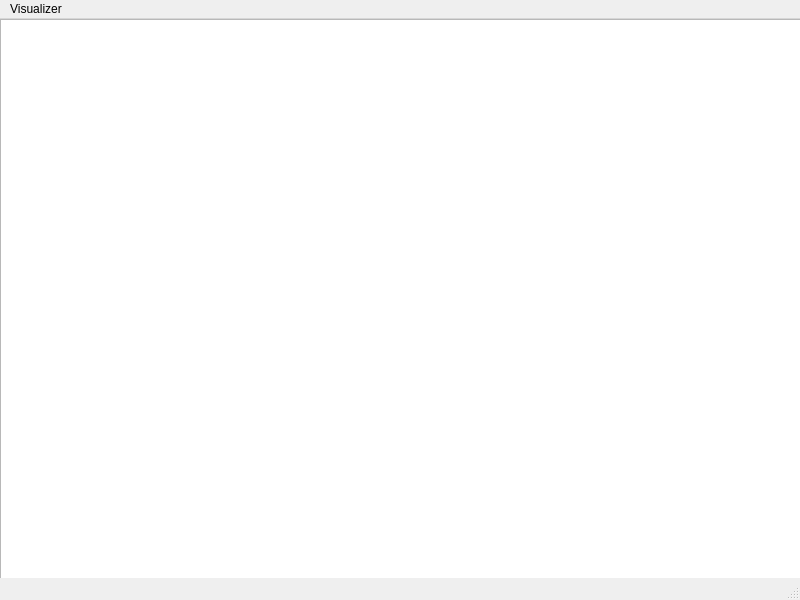
<?xml version="1.0" encoding="UTF-8"?>
<ui version="4.0">
 <class>MainWindow</class>
 <widget class="QMainWindow" name="MainWindow">
  <property name="geometry">
   <rect>
    <x>0</x>
    <y>0</y>
    <width>800</width>
    <height>600</height>
   </rect>
  </property>
  <property name="windowTitle">
   <string>MainWindow</string>
  </property>
  <widget class="QWidget" name="centralwidget">
   <widget class="QGraphicsView" name="graphicsView">
    <property name="geometry">
     <rect>
      <x>0</x>
      <y>0</y>
      <width>1081</width>
      <height>1101</height>
     </rect>
    </property>
    <property name="sceneRect">
     <rectf>
      <x>0.000000000000000</x>
      <y>0.000000000000000</y>
      <width>500.000000000000000</width>
      <height>500.000000000000000</height>
     </rectf>
    </property>
   </widget>
  </widget>
  <widget class="QMenuBar" name="menubar">
   <property name="geometry">
    <rect>
     <x>0</x>
     <y>0</y>
     <width>800</width>
     <height>22</height>
    </rect>
   </property>
   <widget class="QMenu" name="menuVisualizer">
    <property name="title">
     <string>Visualizer</string>
    </property>
   </widget>
   <addaction name="menuVisualizer"/>
  </widget>
  <widget class="QStatusBar" name="statusbar"/>
 </widget>
 <resources/>
 <connections/>
</ui>
